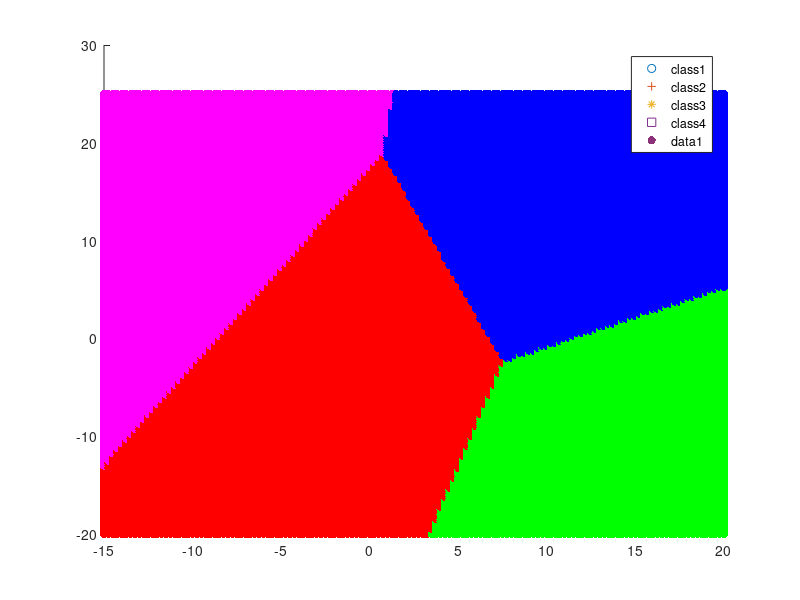

Source code (MATLAB): (Note: this script raises an error after producing the figure.)
clc;
clear;
close all;

%% Loading the data
train1 = importdata('class1_train.txt');
test1 = importdata('class1_test.txt');
train2 = importdata('class2_train.txt');
test2 = importdata('class2_test.txt');
train3 = importdata('class3_train.txt');
test3 = importdata('class3_test.txt');
train4 = importdata('class4_train.txt');
test4 = importdata('class4_test.txt');

total_train = [train1; train2; train3; train4];
total_test = [test1; test2; test3; test4];
d = size(total_train,2);
actual_class(1:size(total_test,1),1:1) = 0;
actual_class(1:100,1) = 1;
actual_class(101:200,1) = 2;
actual_class(201:300,1) = 3;
actual_class(301:400,1) = 4;

%% Code
mean1 = mean(train1);
mean2 = mean(train2);
mean3 = mean(train3);
mean4 = mean(train4);

cov1 = cov(train1);
cov2 = cov(train2);
cov3 = cov(train3);
cov4 = cov(train4);

common_cov = (cov1 + cov2 + cov3 + cov4)./4;

predicted_class(1:size(total_test,1),1:1) = 0;
for p = 1:size(total_test,1)
    x = total_test(p,:);
    
    first_term = sqrt((2*pi).^d)*sqrt(det(common_cov));
    second_term = -0.5*(x.' - mean1.').'/common_cov*(x.' - mean1.');
    pxy1 = (1./first_term)*exp(second_term);
    pxy1 = pxy1*(size(train1,1)./size(total_train,1));
    
    first_term = sqrt((2*pi).^d)*sqrt(det(common_cov));
    second_term = -0.5*(x.' - mean2.').'/common_cov*(x.' - mean2.');
    pxy2 = (1./first_term)*exp(second_term);
    pxy2 = pxy2*(size(train2,1)./size(total_train,1));

    first_term = sqrt((2*pi).^d)*sqrt(det(common_cov));
    second_term = -0.5*(x.' - mean3.').'/common_cov*(x.' - mean3.');
    pxy3 = (1./first_term)*exp(second_term);
    pxy3 = pxy3*(size(train3,1)./size(total_train,1));

    first_term = sqrt((2*pi).^d)*sqrt(det(common_cov));
    second_term = -0.5*(x.' - mean4.').'/common_cov*(x.' - mean4.');
    pxy4 = (1./first_term)*exp(second_term);
    pxy4 = pxy4*(size(train4,1)./size(total_train,1));

    pxy = [pxy1;pxy2;pxy3;pxy4];
    [B2,I2] = sort(pxy);
    % ascending order sorting
    predicted_class(p,1) = I2(end,1);
end
%% Post processing
[C,order] = confusionmat(actual_class,predicted_class);
accuracy = (sum(diag(C))./size(total_test,1))*100;
scatter(train1(:,1),train1(:,2),'red')
hold on
scatter(train2(:,1),train2(:,2),'blue','+')
hold on
scatter(train3(:,1),train3(:,2),'green','*')
hold on
scatter(train4(:,1),train4(:,2),'magenta','s')
hold on
legend('class1', 'class2','class3', 'class4','Location','Best');

%% Decision region
xrange(1:300,1) = 0;
yrange(1:300,1) = 0;
color_matrix(1:300,1:3) = 0;
i = 1;
for xvalue = -15:0.25:20
    for yvalue = -20:0.25:25
        xrange(i,1) = xvalue;
        yrange(i,1) = yvalue;
        point = [xvalue yvalue];
        first_term = sqrt((2*pi).^d)*sqrt(det(common_cov));
        second_term = -0.5*(point.' - mean1.').'/common_cov*(point.' - mean1.');
        pxy1 = (1./first_term)*exp(second_term);
        pxy1 = pxy1*(size(train1,1)./size(total_train,1));

        first_term = sqrt((2*pi).^d)*sqrt(det(common_cov));
        second_term = -0.5*(point.' - mean2.').'/common_cov*(point.' - mean2.');
        pxy2 = (1./first_term)*exp(second_term);
        pxy2 = pxy2*(size(train2,1)./size(total_train,1));

        first_term = sqrt((2*pi).^d)*sqrt(det(common_cov));
        second_term = -0.5*(point.' - mean3.').'/common_cov*(point.' - mean3.');
        pxy3 = (1./first_term)*exp(second_term);
        pxy3 = pxy3*(size(train3,1)./size(total_train,1));

        first_term = sqrt((2*pi).^d)*sqrt(det(common_cov));
        second_term = -0.5*(point.' - mean4.').'/common_cov*(point.' - mean4.');
        pxy4 = (1./first_term)*exp(second_term);
        pxy4 = pxy4*(size(train4,1)./size(total_train,1));

        pxy = [pxy1;pxy2;pxy3;pxy4];
        [~,I] = max(pxy);
        if I == 1
           color_matrix(i,:) = [1 0 0];%red
        else
            if I == 2
                color_matrix(i,:) = [0 0 1];%blue
            else
                if I == 3
                    color_matrix(i,:) = [0 1 0];%green
                else 
                    color_matrix(i,:) = [1 0 1];%magenta
                end
            end
        end
        i = i+1;
    end
end
% color_matrix_vector = char(color_matrix);
s = scatter(xrange,yrange,[],color_matrix,'filled');
s.Marker = 's';
% s.LineWidth = 0.01;
s.MarkerFaceAlpha = 0.05;
s.MarkerEdgeAlpha = 0.05;